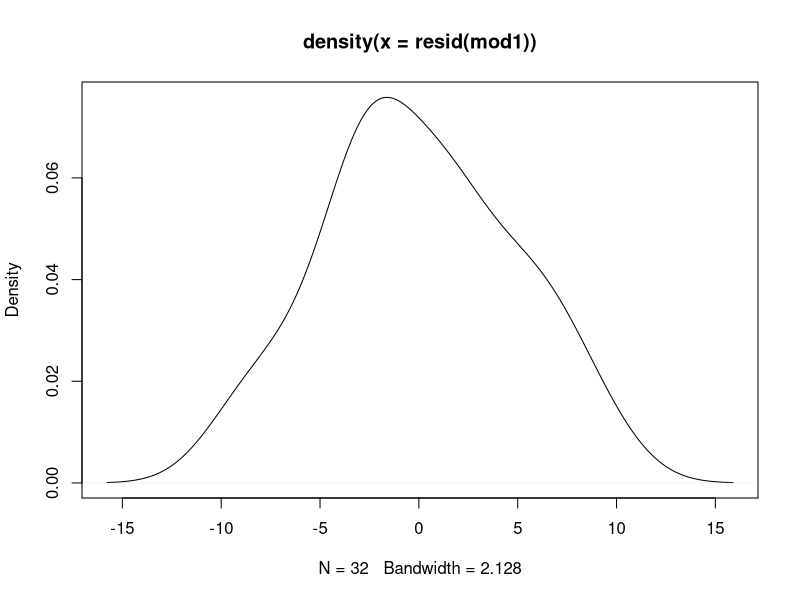
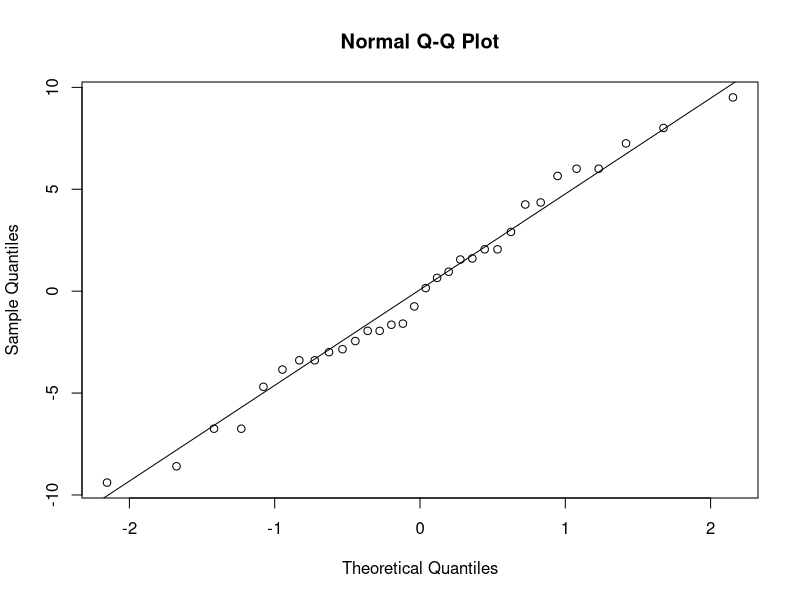
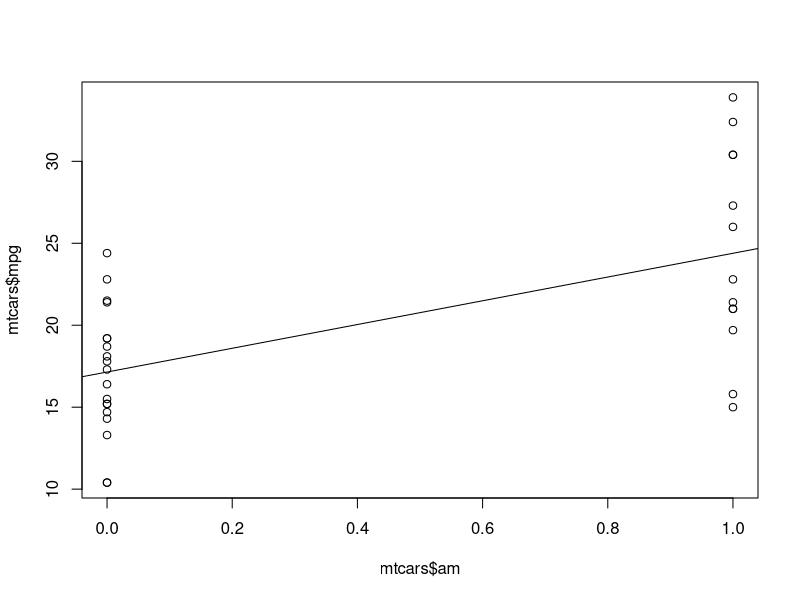
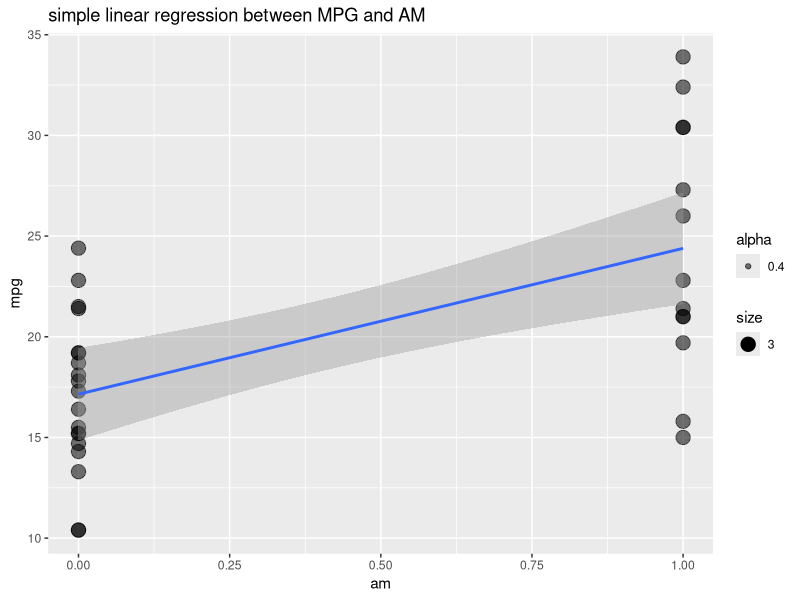
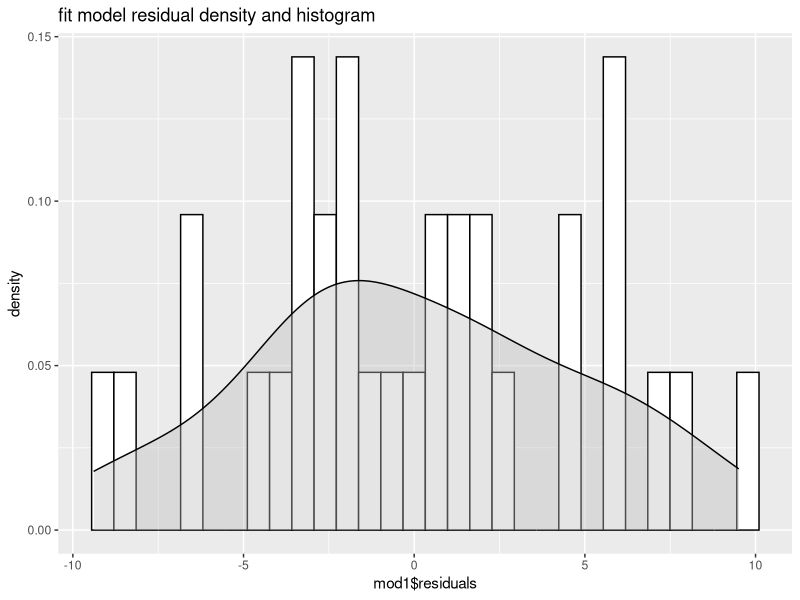
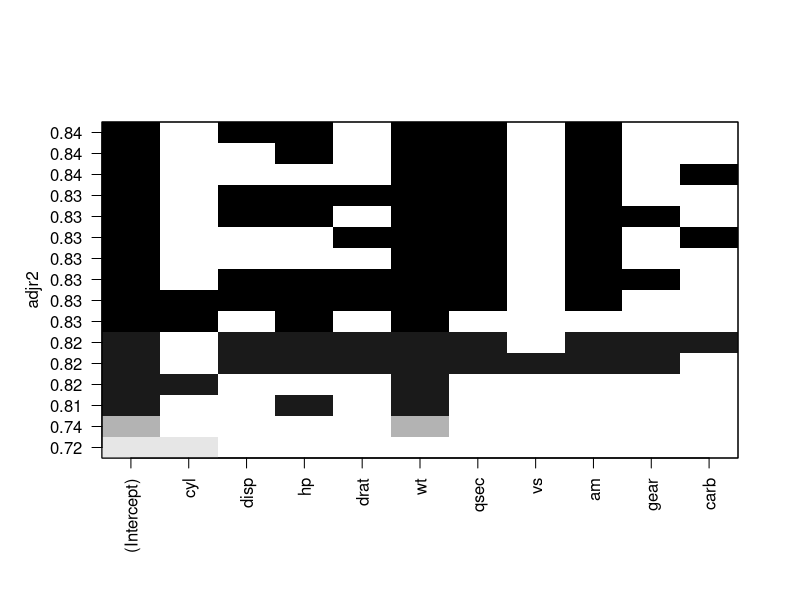
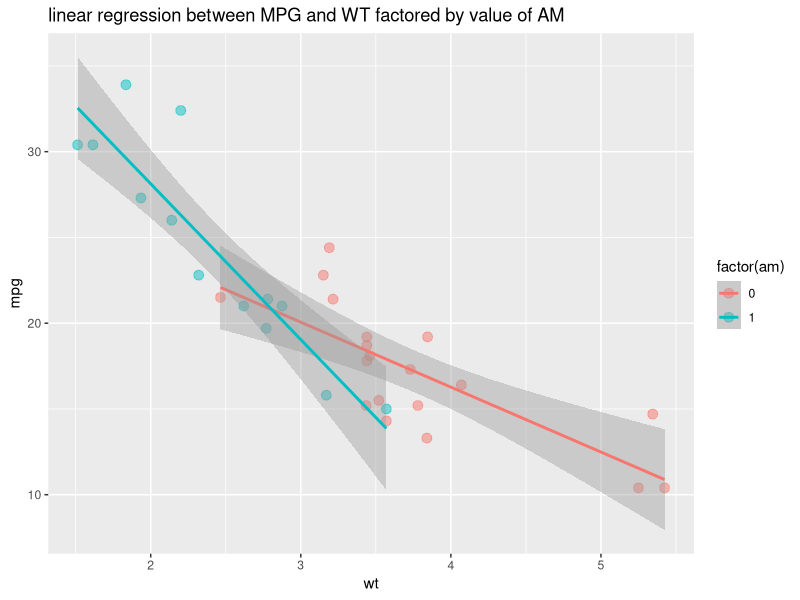
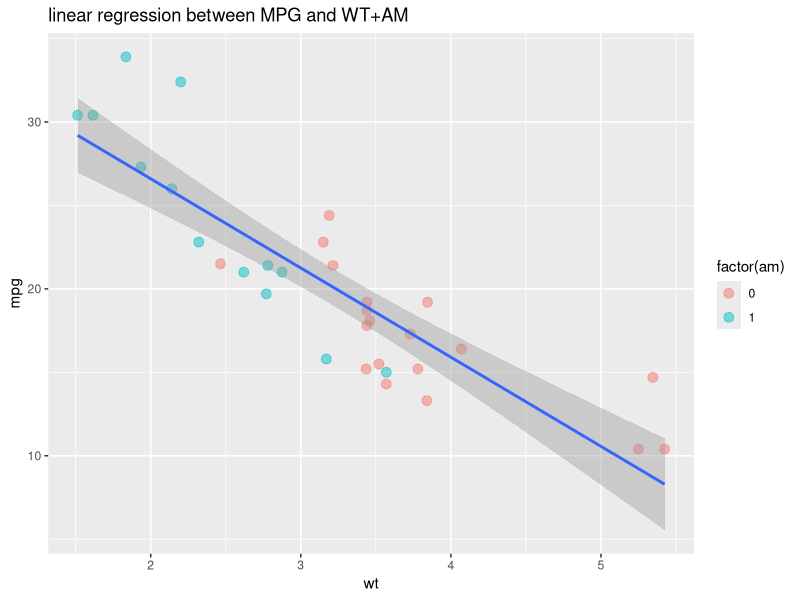

These figures' R source, in order:
# factor wont work with lot of functions
# use factor funciton when plotting
#MTcars <- mtcars
#MTcars$am <- factor(mtcars$am, levels = c(0,1), labels = c('auto','manual'))
#MTcars$cyl <- factor(mtcars$cyl)
#MTcars$gear <- factor(mtcars$gear)
#MTcars$vs <- factor(mtcars$vs)
#MTcars$carb <- factor(mtcars$carb)
#MTcars$vs <- factor(mtcars$vs, levels = c(0,1), labels = c("v-shaped","straight"))

mod1 <- lm(mpg ~ am, data = mtcars)
mod2 <- lm(mpg ~ wt + qsec + am, data = mtcars)
summary(mod1)
#resid(mod1)
plot(density(resid(mod1))) 

# A quantile normal plot - good for checking normality
qqnorm(resid(mod1)) 
qqline(resid(mod1))


plot(mtcars$am, mtcars$mpg)
abline(mod1)

# ANOVA
anova1 <- aov(mpg~am, data = mtcars)
summary(anova1)
f_crit <- round(qf(.95, 2, 30),2)

## qqplot
library(ggplot2)
ggplot(data = mtcars, aes(x=am, y=mpg)) + 
  geom_point(aes(size=3, alpha=.4)) +
  stat_smooth(method = "lm") +
  ggtitle("simple linear regression between MPG and AM")

ggplot(data = mtcars, aes(mod1$residuals)) + 
  geom_histogram(color='black', fill='white', aes(y=..density..) ) +
  geom_density(alpha=0.4, fill="grey") +
  ggtitle("fit model residual density and histogram")

# multi variables
library(leaps)
# nbest: number of best subset in order
regsubsets.out <- regsubsets(mpg ~ ., data = mtcars, nbest = 2)
as.data.frame(summary(regsubsets.out)$outmat)
# from output below
"
if you want to chose 1 variable, best candidate is wt, second best is cyl,
if you want to chose 2 variables, best with cyl+wt, second best hp+wt
and so on.
NOTE, this output is nbest=2

          cyl disp hp drat wt qsec vs am gear carb
1  ( 1 )                   *                     
1  ( 2 )   *                                     
2  ( 1 )   *               *                     
2  ( 2 )           *       *                     
3  ( 1 )                   *    *     *          
3  ( 2 )   *       *       *                     
4  ( 1 )           *       *    *     *          
4  ( 2 )                   *    *     *         *
5  ( 1 )        *  *       *    *     *          
5  ( 2 )                *  *    *     *         *
6  ( 1 )        *  *    *  *    *     *          
6  ( 2 )        *  *       *    *     *    *     
7  ( 1 )        *  *    *  *    *     *    *     
7  ( 2 )   *    *  *    *  *    *     *          
8  ( 1 )        *  *    *  *    *     *    *    *
8  ( 2 )        *  *    *  *    *  *  *    *     
"
# plot display good selection in dark color 
"the higher adjusted R2 , the better candidate"
plot(regsubsets.out, scale="adjr2")

# lm sepreatly by AM, 2 regression lines
ggplot(data = mtcars, aes(x=wt, y=mpg, color=factor(am))) + geom_point(size =3, alpha =0.5) +
  stat_smooth(method="lm") +
  ggtitle("linear regression between MPG and WT factored by value of AM")

# model with mpg ~ hp, color with am
ggplot(data = mtcars, aes(x=wt, y=mpg)) + geom_point(size =3, alpha =0.5, aes(color=factor(am))) +
  stat_smooth(method="lm") +
  ggtitle("linear regression between MPG and WT+AM")
